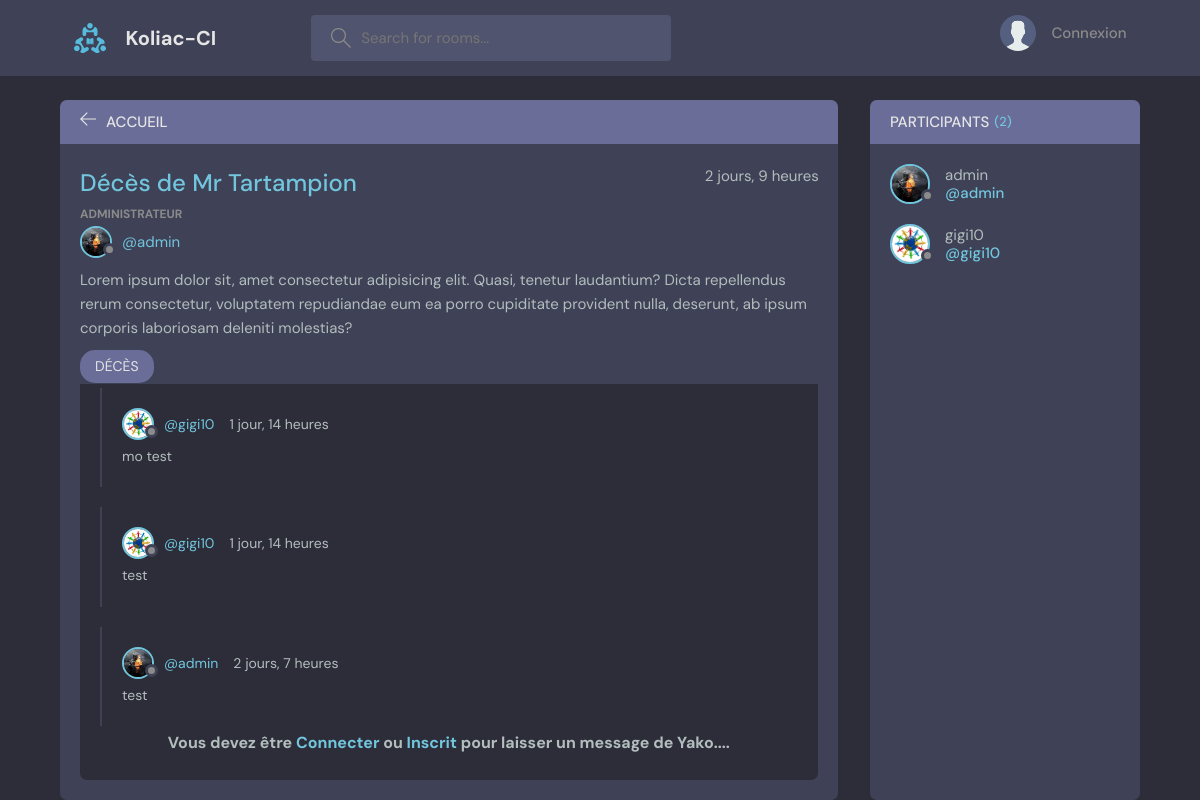
Page /annonce/1 on the committed database.
### events/models.py (models this page shows, shortened)
class Annonce(models.Model):
    user = models.ForeignKey(User, on_delete=models.CASCADE, related_name="annonces")
    categorie = models.ForeignKey(Evenement, on_delete=models.CASCADE, related_name='annonce_catégorie')
    titre = models.CharField(max_length=255)
    date = models.DateField()
    carte_annonce = models.FileField(upload_to='carte_annonces/', blank=True, null=True)
    fare_part = models.FileField(upload_to='faire_parts/', blank=True, null=True, verbose_name="Faire Part")
    programme = models.TextField(verbose_name="PROGRAMME", null=True)
    participant = models.ManyToManyField(User, related_name='participants')
    add_le = models.DateTimeField(auto_now_add=True)
    update_le = models.DateTimeField(auto_now=True)
    objects = models.Manager()
    class Meta:
        verbose_name_plural = "ANNONCES"
        verbose_name = "annonce"
        ordering = ["-add_le", "-update_le"]

class Message(models.Model):
    user = models.ForeignKey(User, on_delete=models.CASCADE)
    annonce = models.ForeignKey(Annonce, on_delete=models.CASCADE)
    contenu = models.TextField(null=True, blank=True)
    created_le = models.DateTimeField(auto_now_add=True)
    updated_le = models.DateTimeField(auto_now=True)
    class Meta:
        verbose_name_plural = "MESSAGES"
        verbose_name = "message"
        ordering = ["-created_le", "-updated_le"]

### parametres/models.py (models this page shows, shortened)
class User(AbstractUser):
    nom = models.CharField(max_length=255, null=True, verbose_name="Nom et Prénoms")
    email = models.EmailField(unique=True)
    contact1 = models.CharField(max_length=50, unique=True, null=True, verbose_name="Contact")
    contact2 = models.CharField(max_length=50, blank=True, null=True)
    orange_money = models.CharField(max_length=50, blank=True, null=True)
    mtn_money = models.CharField(max_length=50, blank=True, null=True)
    moov_money = models.CharField(max_length=50, blank=True, null=True)
    adresse = models.CharField(max_length=255, verbose_name="ADRESSE", blank=True, null=True)
    image = models.ImageField(null=True, default="avatar.svg")
    type_piece = models.CharField(max_length=50, verbose_name="TYPE DOCUMENT", choices=TYPE_PIECE, default="CNI", null=True, blank=True)
    num_piece = models.CharField(max_length=150, verbose_name="N° PIECE", blank=True, null=True)
    piece = models.FileField(verbose_name="DOCUMENT", upload_to=documents, null=True, blank=True)
    add_le = models.DateTimeField(auto_now_add=True)
    update_le = models.DateTimeField(auto_now=True)
    objects = UserManager()
    USERNAME_FIELD = 'contact1'
    REQUIRED_FIELDS = []

class Evenement(models.Model):
    nom = models.CharField(max_length=255)
    def __str__(self):
        return ('%s') %(self.nom)

### events/views.py (the view, shortened to what this page needs)
# urls.py: path('annonce/<str:pk>', annonce, name="annonce"),
def annonce(request, pk):
    annonce = get_object_or_404(Annonce, id=pk)
    annonce_messages = annonce.message_set.all().order_by('-created_le')
    participants = annonce.participant.all()
    ctx = {
        'annonce': annonce,
        'annonce_messages': annonce_messages,
        'participants': participants,
    }
    return render(request, 'events/annonce.html', ctx)

### events/templates/events/annonce.html (shortened to what this page needs)
{% extends 'base.html' %}
{% block content %}
<main class="profile-page layout layout--2">
  <div class="container">
    <div class="room">
      <div class="room__top">
        <div class="room__topLeft">
          <a href="{% url 'home' %}">
            <svg version="1.1" xmlns="http://www.w3.org/2000/svg" width="32" height="32" viewBox="0 0 32 32">
              <title>arrow-left</title>
              <path
                d="M13.723 2.286l-13.723 13.714 13.719 13.714 1.616-1.611-10.96-10.96h27.625v-2.286h-27.625l10.965-10.965-1.616-1.607z"
              ></path>
            </svg>
          </a>
          <h3>Accueil</h3>
        </div>
      </div>
      <div class="room__box scroll">
        <div class="room__header scroll">
          <div class="room__info">
            <h3>{{ annonce.titre }}</h3>
            <span>{{ annonce.add_le | timesince}}</span>
          </div>
          <div class="room__hosted">
            <p>Administrateur</p>
            <a href="{% url  'parametres:user_profile' annonce.user.id %}" class="room__author">
              <div class="avatar avatar--small">
                {% if annonce.user.image %}
                  <img src="{{ annonce.user.image.url }}" />
                {% else %}
                  {% if message.user.avatar %}
                      <img src="{{ message.user.avatar.url }}" alt="{{ message.user.username }}">
                  {% endif %}
                {% endif %}
              </div>
              <span>@{{ annonce.user.username }}</span>
            </a>
          </div>
          <div class="room__details">
            Lorem ipsum dolor sit, amet consectetur adipisicing elit. Quasi, tenetur laudantium? Dicta repellendus
            rerum consectetur, voluptatem repudiandae eum ea porro cupiditate provident nulla, deserunt, ab ipsum
            corporis laboriosam deleniti molestias?
          </div>
            <div class="room__info">
                <span class="room__topics">{{ annonce.categorie }}</span>
            </div>
        </div>
        <div class="room__conversation">
          <div class="threads scroll">
            {% for message in annonce_messages %}
                <div class="thread">
                  <div class="thread__top">
                    <div class="thread__author">
                      <a href="{% url 'parametres:user_profile' message.user.id %}" class="thread__authorInfo">
                        <div class="avatar avatar--small">
                           {% if message.user.image %}
                              <img src="{{ message.user.image.url }}" alt="{{ message.user.username }}">
                          {% endif %}
                        </div>
                        <span>@{{ message.user.username }}</span>
                      </a>
                      <span class="thread__date">{{ message.created_le|timesince }}</span>
                    </div>
                  </div>
                  <div class="thread__details">
                      {{ message.contenu }}
                  </div>
                </div>
             {% endfor %}
          </div>
        </div>
      </div>
      <div class="room__message">
        {% if request.user.is_authenticated %}
            <form action="" method="post">
            {% csrf_token %}
            <input name="contenu" placeholder="Laisser votre message ici ...." />
        </form>
        {% else %}
            <p class="text-center text-danger" style="margin-top: -50px; text-align: center; font-weight: bold; font-size: 16px">Vous devez être <a href="{% url 'parametres:connexion' %}">Connecter</a> ou <a
                    href="{% url 'parametres:inscription' %}">Inscrit</a> pour laisser un message de Yako....</p>
        {% endif %}
      </div>
    </div>
    <div class="participants">
      <h3 class="participants__top">Participants <span>({{ participants.count }})</span></h3>
      <div class="participants__list scroll">
          {% for user in participants %}
              <a href="{% url 'parametres:user_profile' user.id %}" class="participant">
                  <div class="avatar avatar--medium">
                        {% if user.image %}
                            <img src="{{ user.image.url }}" />
                        {% endif %}
                  </div>
                  <p>
                      {{ user.username}}
                    <span>@{{ user.username}}</span>
                  </p>
                </a>
          {% endfor %}
      </div>
    </div>
  </div>
</main>
{% endblock %}

### rows in the picture
Annonce: titre "Décès de Mr Tartampion", add_le "2 jours, 9 heures", user.image (picture), user.username "admin", categorie "DÉCÈS"
Message: user.image (picture), user.username "gigi10", created_le "1 jour, 14 heures", contenu "mo test"
Message: user.image (picture), user.username "gigi10", created_le "1 jour, 14 heures", contenu "test"
Message: user.image (picture), user.username "admin", created_le "2 jours, 7 heures", contenu "test"
User: image (picture), username "admin"
User: image (picture), username "gigi10"

### other values in the picture
{{ participants.count }} "2"
